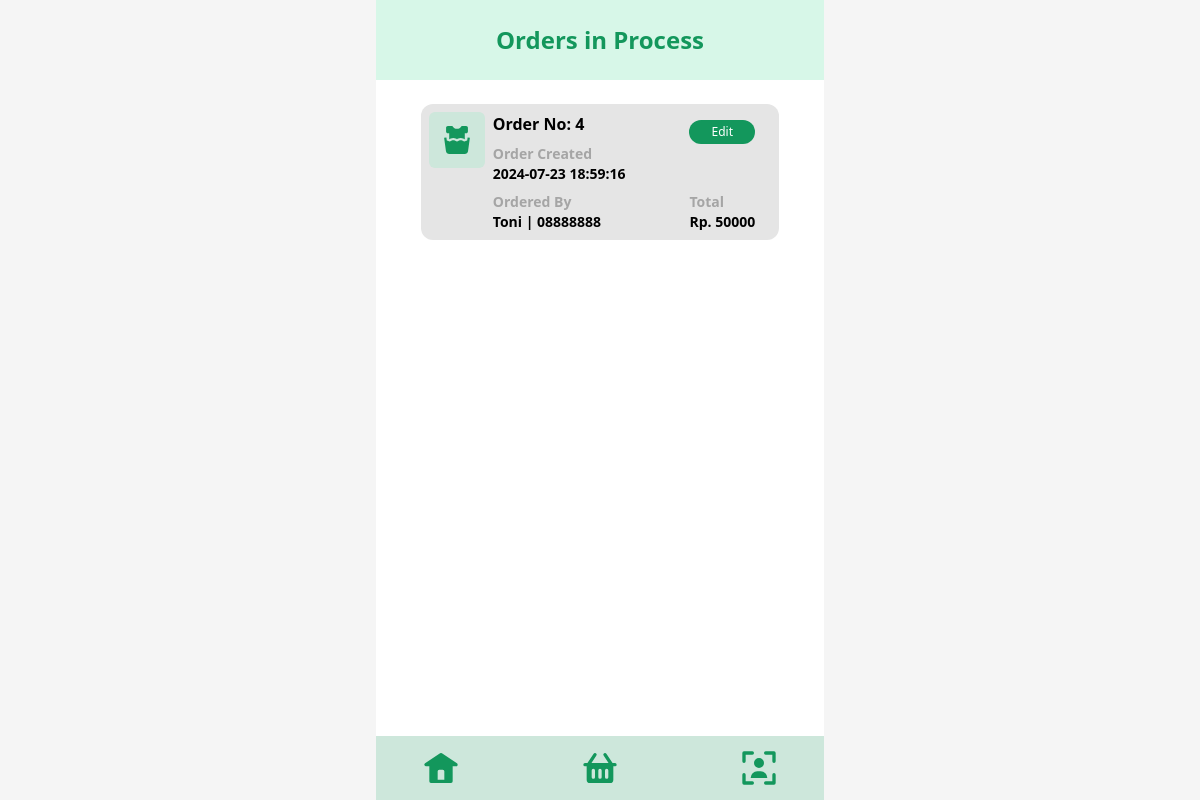
The page /process.php (signed in) on the database its author committed.
### tables this page shows
CREATE TABLE IF NOT EXISTS `transactions` (
  `id` int NOT NULL AUTO_INCREMENT,
  `name` varchar(255) NOT NULL,
  `phone` varchar(255) NOT NULL,
  `total` int NOT NULL,
  `status` enum('new','process','done') NOT NULL DEFAULT 'new',
  `created_at` datetime DEFAULT CURRENT_TIMESTAMP,
  `updated_at` datetime DEFAULT CURRENT_TIMESTAMP ON UPDATE CURRENT_TIMESTAMP,
  PRIMARY KEY (`id`) USING BTREE
);

### process.php (the view, shortened to what this page needs)
<!DOCTYPE html>
<html lang="en">
  <head>
    <script src="https://cdn.tailwindcss.com"></script>
  </head>
  <body class="bg-[#F5F5F5]">
    <div class="relative max-w-md min-h-screen mx-auto bg-white">
      <header class="flex items-center justify-center h-20 bg-[#D7F7E8]">
        <h1 class="text-[#13975C] text-2xl font-bold">Orders in Process</h1>
      </header>
      <main class="flex flex-col gap-4 max-w-[80%] mx-auto mt-6">
        <?php
          include "config/connection.php";
          $transactions = mysqli_query($conn, "SELECT * FROM transactions WHERE status='process' ORDER BY id DESC");
          while ($transaction = mysqli_fetch_array($transactions)) {
          ?>
            <div class="flex justify-between p-2 bg-[#E5E5E5] rounded-xl">
              <div class="flex gap-2">
                <div class="flex justify-center w-14 h-14 text-[#13975C] bg-[#CDE7DB] rounded-md">
                </div>
                <div class="flex flex-col gap-2">
                  <p class="font-bold">Order No: <?=$transaction['id']?></p>
                  <div>
                    <p class="text-[#A5A5A5] text-sm font-semibold">Order Created</p>
                    <p class="text-sm font-semibold"><?=$transaction['created_at']?></p>
                  </div>
                  <div>
                    <p class="text-[#A5A5A5] text-sm font-semibold">Ordered By</p>
                    <p class="text-sm font-semibold"><?=$transaction['name']?> | <?=$transaction['phone']?></p>
                  </div>
                </div>
              </div>
              <div class="flex flex-col justify-between mr-4 mt-2">
                <a href="editStatus.php?id=<?=$transaction['id']?>" class="h-fit px-4 py-1 text-white text-xs text-center bg-[#13975C] hover:bg-[#13975C]/90 rounded-full transition-all duration-200">Edit</a>
                <div>
                  <p class="text-[#A5A5A5] text-sm font-semibold">Total</p>
                  <p class="text-sm font-semibold">Rp. <?=$transaction['total']?></p>
                </div>
              </div>
            </div>
          <?php
          }
        ?>
      </main>
      <?php
        include "components/navbar.php";
      ?>
    </div>
  </body>
</html>

### rows shown on the page
transactions: id "4", created_at "2024-07-23 18:59:16", name "Toni", phone "08888888", total "50000"
